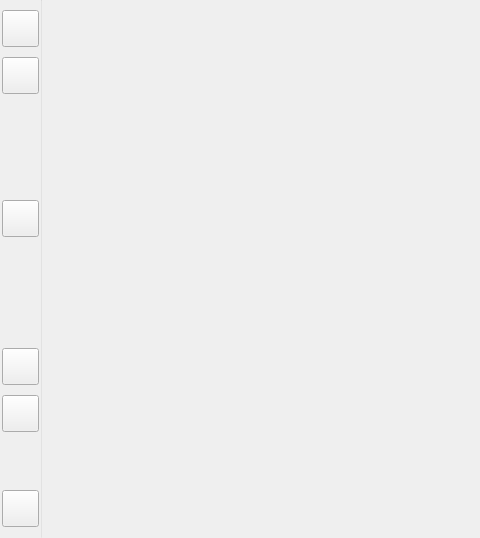
<?xml version="1.0" encoding="UTF-8"?>
<ui version="4.0">
 <class>MainWindow</class>
 <widget class="QMainWindow" name="MainWindow">
  <property name="geometry">
   <rect>
    <x>0</x>
    <y>0</y>
    <width>480</width>
    <height>538</height>
   </rect>
  </property>
  <property name="windowTitle">
   <string>kylin-nm</string>
  </property>
  <widget class="QWidget" name="centralWidget">
   <widget class="QLabel" name="lbBtnNetBG">
    <property name="geometry">
     <rect>
      <x>1</x>
      <y>200</y>
      <width>37</width>
      <height>37</height>
     </rect>
    </property>
    <property name="text">
     <string/>
    </property>
   </widget>
   <widget class="QPushButton" name="btnNet">
    <property name="geometry">
     <rect>
      <x>2</x>
      <y>200</y>
      <width>37</width>
      <height>37</height>
     </rect>
    </property>
    <property name="text">
     <string/>
    </property>
   </widget>
   <widget class="QLabel" name="lbBtnWifiBG">
    <property name="geometry">
     <rect>
      <x>412</x>
      <y>20</y>
      <width>50</width>
      <height>24</height>
     </rect>
    </property>
    <property name="text">
     <string/>
    </property>
   </widget>
   <widget class="QPushButton" name="btnAdvConf">
    <property name="geometry">
     <rect>
      <x>2</x>
      <y>490</y>
      <width>37</width>
      <height>37</height>
     </rect>
    </property>
    <property name="text">
     <string/>
    </property>
   </widget>
   <widget class="QPushButton" name="btnHotspot">
    <property name="geometry">
     <rect>
      <x>2</x>
      <y>348</y>
      <width>37</width>
      <height>37</height>
     </rect>
    </property>
    <property name="text">
     <string/>
    </property>
   </widget>
   <widget class="QPushButton" name="btnFlyMode">
    <property name="geometry">
     <rect>
      <x>2</x>
      <y>395</y>
      <width>37</width>
      <height>37</height>
     </rect>
    </property>
    <property name="text">
     <string/>
    </property>
   </widget>
   <widget class="QLabel" name="lbNetwork">
    <property name="geometry">
     <rect>
      <x>61</x>
      <y>22</y>
      <width>80</width>
      <height>20</height>
     </rect>
    </property>
    <property name="text">
     <string/>
    </property>
   </widget>
   <widget class="QLabel" name="lbBtnWifiBall">
    <property name="geometry">
     <rect>
      <x>440</x>
      <y>22</y>
      <width>20</width>
      <height>20</height>
     </rect>
    </property>
    <property name="text">
     <string/>
    </property>
   </widget>
   <widget class="QLabel" name="lbHotImg">
    <property name="geometry">
     <rect>
      <x>11</x>
      <y>359</y>
      <width>19</width>
      <height>19</height>
     </rect>
    </property>
    <property name="text">
     <string/>
    </property>
   </widget>
   <widget class="QLabel" name="lbFlyImg">
    <property name="geometry">
     <rect>
      <x>11</x>
      <y>405</y>
      <width>19</width>
      <height>19</height>
     </rect>
    </property>
    <property name="text">
     <string/>
    </property>
   </widget>
   <widget class="QLabel" name="lbNetListBG">
    <property name="geometry">
     <rect>
      <x>2</x>
      <y>10</y>
      <width>37</width>
      <height>37</height>
     </rect>
    </property>
    <property name="text">
     <string/>
    </property>
   </widget>
   <widget class="QLabel" name="lbWifiListBG">
    <property name="geometry">
     <rect>
      <x>2</x>
      <y>57</y>
      <width>37</width>
      <height>37</height>
     </rect>
    </property>
    <property name="text">
     <string/>
    </property>
   </widget>
   <widget class="QLabel" name="lbHotBG">
    <property name="geometry">
     <rect>
      <x>2</x>
      <y>348</y>
      <width>37</width>
      <height>37</height>
     </rect>
    </property>
    <property name="text">
     <string/>
    </property>
   </widget>
   <widget class="QLabel" name="lbFlyBG">
    <property name="geometry">
     <rect>
      <x>2</x>
      <y>395</y>
      <width>37</width>
      <height>37</height>
     </rect>
    </property>
    <property name="text">
     <string/>
    </property>
   </widget>
   <widget class="QPushButton" name="btnNetList">
    <property name="geometry">
     <rect>
      <x>2</x>
      <y>10</y>
      <width>37</width>
      <height>37</height>
     </rect>
    </property>
    <property name="text">
     <string/>
    </property>
   </widget>
   <widget class="QPushButton" name="btnWifiList">
    <property name="geometry">
     <rect>
      <x>2</x>
      <y>57</y>
      <width>37</width>
      <height>37</height>
     </rect>
    </property>
    <property name="text">
     <string/>
    </property>
   </widget>
   <widget class="Line" name="vLine">
    <property name="geometry">
     <rect>
      <x>41</x>
      <y>0</y>
      <width>1</width>
      <height>538</height>
     </rect>
    </property>
    <property name="styleSheet">
     <string notr="true">background-color: rgba(156, 156, 156,0.1);</string>
    </property>
    <property name="orientation">
     <enum>Qt::Vertical</enum>
    </property>
   </widget>
   <widget class="QPushButton" name="btnNetListImg">
    <property name="geometry">
     <rect>
      <x>8</x>
      <y>18</y>
      <width>24</width>
      <height>24</height>
     </rect>
    </property>
    <property name="text">
     <string/>
    </property>
   </widget>
   <widget class="QPushButton" name="btnWifiListImg">
    <property name="geometry">
     <rect>
      <x>8</x>
      <y>65</y>
      <width>24</width>
      <height>24</height>
     </rect>
    </property>
    <property name="text">
     <string/>
    </property>
   </widget>
   <widget class="QPushButton" name="btnConfImg">
    <property name="geometry">
     <rect>
      <x>8</x>
      <y>497</y>
      <width>24</width>
      <height>24</height>
     </rect>
    </property>
    <property name="text">
     <string/>
    </property>
   </widget>
   <zorder>lbFlyBG</zorder>
   <zorder>lbHotBG</zorder>
   <zorder>lbFlyImg</zorder>
   <zorder>lbHotImg</zorder>
   <zorder>lbBtnNetBG</zorder>
   <zorder>btnNet</zorder>
   <zorder>lbBtnWifiBG</zorder>
   <zorder>btnHotspot</zorder>
   <zorder>btnFlyMode</zorder>
   <zorder>lbBtnWifiBall</zorder>
   <zorder>lbNetListBG</zorder>
   <zorder>lbWifiListBG</zorder>
   <zorder>lbNetwork</zorder>
   <zorder>vLine</zorder>
   <zorder>btnNetListImg</zorder>
   <zorder>btnNetList</zorder>
   <zorder>btnWifiListImg</zorder>
   <zorder>btnConfImg</zorder>
   <zorder>btnWifiList</zorder>
   <zorder>btnAdvConf</zorder>
  </widget>
 </widget>
 <layoutdefault spacing="6" margin="11"/>
 <resources/>
 <connections/>
</ui>
